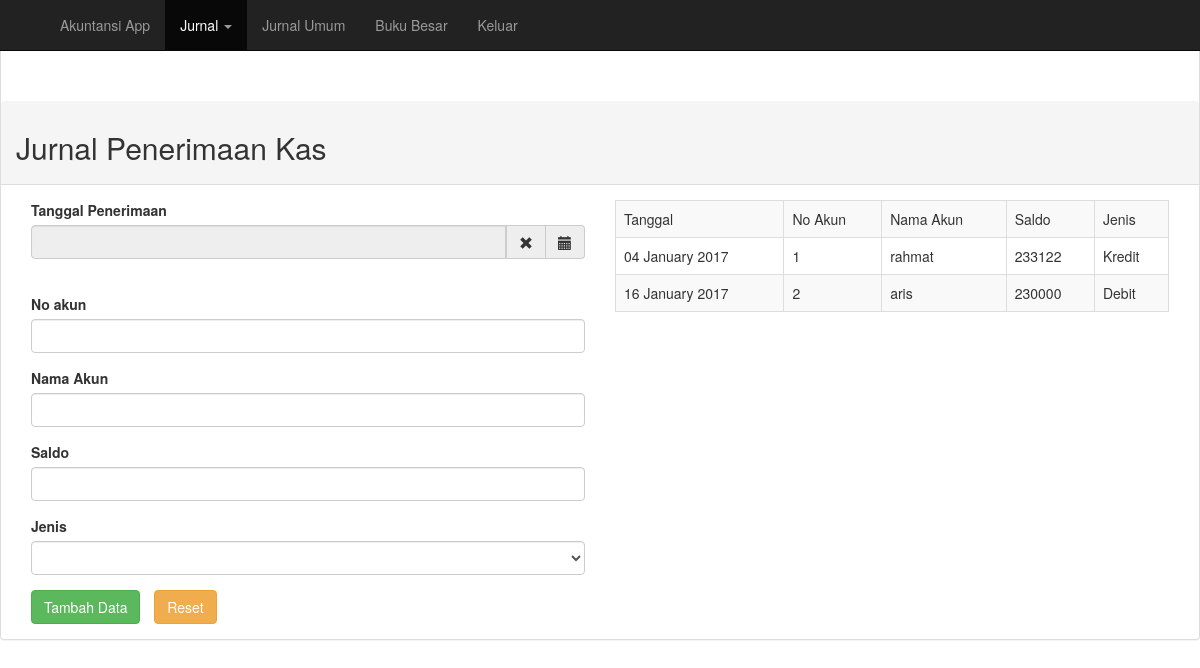
Screenshot of /jurnalkas.php (signed in) with the database file from the repository.
### tables this page shows
CREATE TABLE `jurnal_kas` (
  `id` int(11) NOT NULL,
  `tgl_penerimaan` varchar(20) NOT NULL,
  `no_akun` int(10) NOT NULL,
  `nama_akun` varchar(40) NOT NULL,
  `saldo` int(10) NOT NULL,
  `jenis` varchar(10) NOT NULL
);

### jurnalkas.php (the view, shortened to what this page needs)
<?php
    include "koneksi.php";
    if (@$_SESSION['admin'] || @$_SESSION['accounting']) {
 ?>
<!DOCTYPE html>
<html>
<head>
    <link rel="stylesheet" href="./bootstrap/css/bootstrap.min.css">
    <link rel="stylesheet" href="./css/bootstrap-datetimepicker.min.css">
</head>
<body>
    <div class="navbar navbar-inverse navbar-fixed-top" role="navigation">
    <div class="container">
            <div class="navbar-collapse collapse">
                <ul class="nav navbar-nav">
                    <li class="dropdown">
                        <a href="index.php" class="dropdown" data-toggle="dropdown">Akuntansi App</a>
                    </li>
                    <li class="dropdown active">
                        <a href="#" class="dropdown-toggle" data-toggle="dropdown">Jurnal <span class="caret"></span></a>
                    </li>
                    <li class="">
                        <a href="jurnalUmum.php" class="dropdown-toggle">Jurnal Umum </a>
                    </li>
                    <li class="">
                        <a href="bukuBesar.php" class="dropdown-toggle">Buku Besar </a>
                    </li>
                    <li class="">
                        <a href="logout.php" class="dropdown-toggle">Keluar </a>
                    </li>
                </ul>
            </div>
    </div>
</div>
    <div class="panel panel-default" style="padding-top: 100px">
        <div class="panel-heading">
            <h2>Jurnal Penerimaan Kas</h2>
        </div>
        <div class="panel-body">
        <div class="col-md-6">
            <div class="form-group">
            <form action="proses.php" method="POST" accept-charset="utf-8">
                <label for="dtp_input2" class="control-label">Tanggal Penerimaan</label>
                <div class="input-group date form_date" data-date="" data-date-format="dd MM yyyy" data-link-field="dtp_input2" data-link-format="yyyy-mm-dd">
                    <input class="form-control" name="tanggal" type="text" value="" readonly>
                    <span class="input-group-addon"><span class="glyphicon glyphicon-remove"></span></span>
                    <span class="input-group-addon"><span class="glyphicon glyphicon-calendar"></span></span>
                </div>
                <input type="hidden" id="dtp_input2" value="" /><br/>
            </div>
            <div class="form-group">
              <label for="nbr">No akun </label>
              <input type="number" name="nomor" class="form-control" id="nbr">
            </div>
            <div class="form-group">
              <label for="usr">Nama Akun</label>
              <input type="text" name="akun_user" class="form-control" id="usr">
            </div>
            <div class="form-group">
              <label for="number_saldo">Saldo </label>
              <input type="number" name="saldo" class="form-control" id="number_saldo">
            </div>
            <div class="form-group">
              <label for="jenis_debt">Jenis </label>
                    <select name="jenis_debt" class="form-control" id="sel1">
                    <option></option>
                    <option>Debit</option>
                </select>
            </div>
            <input type="submit" name="tambah_penerimaan" value="Tambah Data" class="btn btn-success">
            <input style="margin-left: 10px" type="reset" value="Reset" class="btn btn-warning">
        </div>
        <div class="col-md-6">
               <table class = "table table-bordered table-striped">
        <tr>
        <td>Tanggal</td>
        <td>No Akun</td>
        <td>Nama Akun</td>
        <td>Saldo</td>
        <td>Jenis</td>
        </tr>
        <?php
        $sql = mysqli_query($koneksi, "SELECT * FROM jurnal_kas ORDER BY tgl_penerimaan ASC") or die(mysqli_error());
        while ($data = mysqli_fetch_array($sql)){
            echo "
                    <tr>
                    <td>$data[tgl_penerimaan]</td>
                    <td>$data[no_akun]</td>
                    <td>$data[nama_akun]</td>
                    <td>$data[saldo]</td>
                    <td>$data[jenis]</td>
                    </tr>";
                    };
                    ?>
                    </table>
        </div>
    </div>
</body>
</html>
<?php
}else{
        header("location:index.php");
}
?>

### rows the page displays
jurnal_kas: tgl_penerimaan "04 January 2017", no_akun "1", nama_akun "rahmat", saldo "233122", jenis "Kredit"
jurnal_kas: tgl_penerimaan "16 January 2017", no_akun "2", nama_akun "aris", saldo "230000", jenis "Debit"
